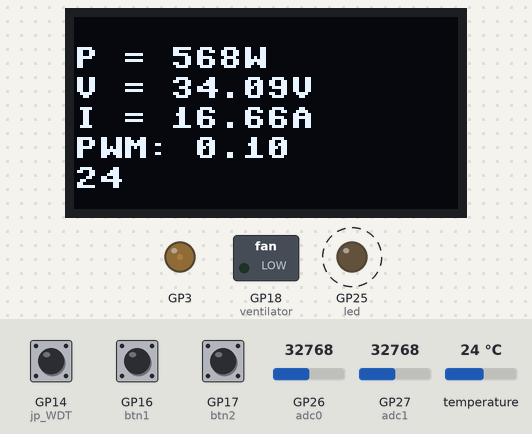
The program below on a simulated Raspberry Pi Pico running MicroPython. Parts: 128×64 one-colour display, switched loads named in the program (green lamp = pin HIGH), output pins drawn as LEDs (lit = HIGH). Dashed ring = blinking. Inputs (shaded band) come from the test bench; at power-on: GP16 (btn1) HIGH, GP27 (adc1) = 32768, temperature 24 °C, GP26 (adc0) = 32768, GP17 (btn2) HIGH, GP14 (jp_WDT) HIGH (analog values on the 0–65535 scale). The clock reads 2024-03-15 10:24:30 at power-on unless the program sets it; library files of the repository ran but are not shown: sh1106.py; what the program prints to the serial console is not drawn. At 14.8 s the program stops and its outputs stay as they are.

Above: at 3.0 s.
3.1 s: GP16 (btn1) pulled LOW for 1 s
At 4.5 s:
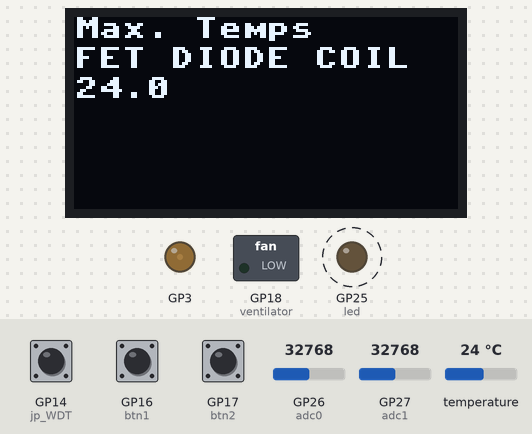
6.5 s: GP27 (adc1) set to 6320
At 8.5 s:
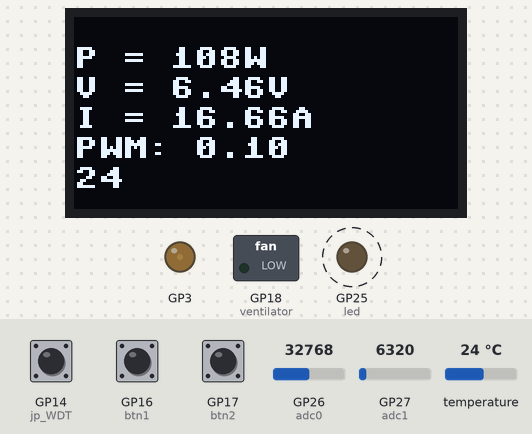
8.6 s: GP27 (adc1) set to 5312
At 10.5 s:
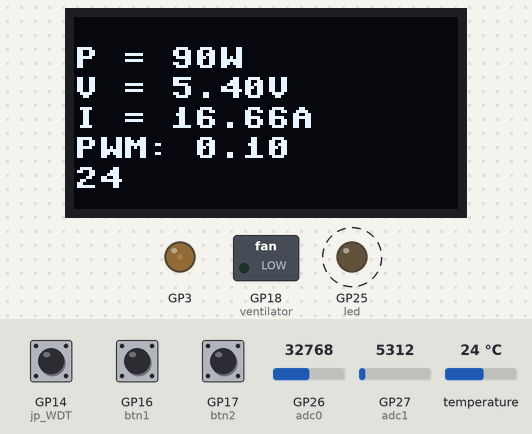
10.7 s: temperature set to 12 °C
At 12.6 s:
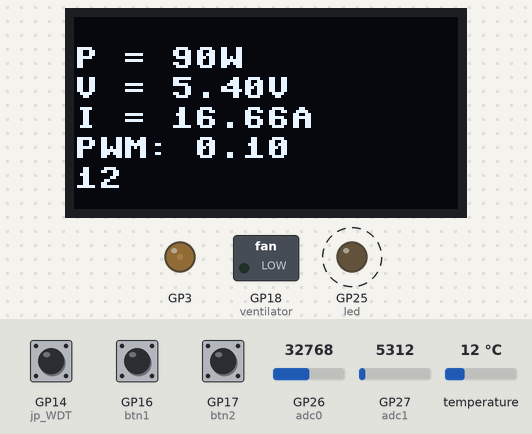
12.7 s: GP26 (adc0) set to 0
At 14.6 s:
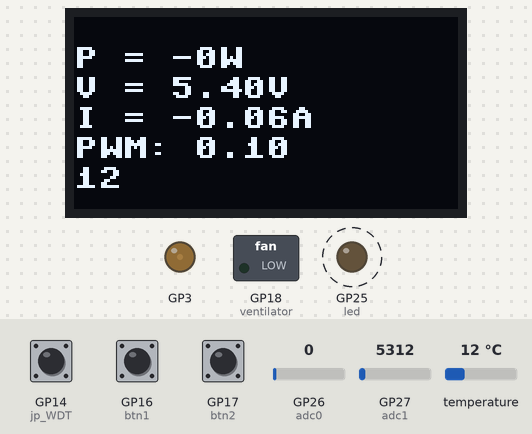
14.8 s: GP17 (btn2) pulled LOW for 0.15 s
At 15.3 s:
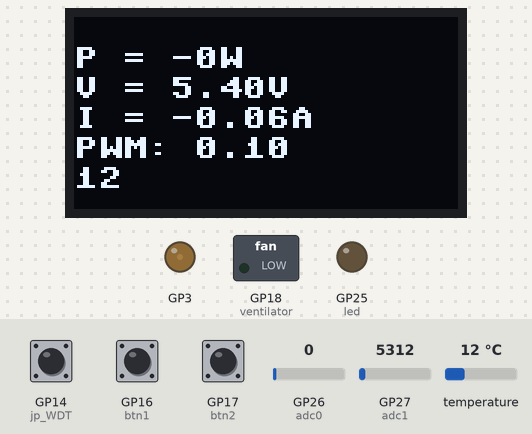
Timing chart, 0 to 16.3 s (numbered marks = the images above; inputs shaded):
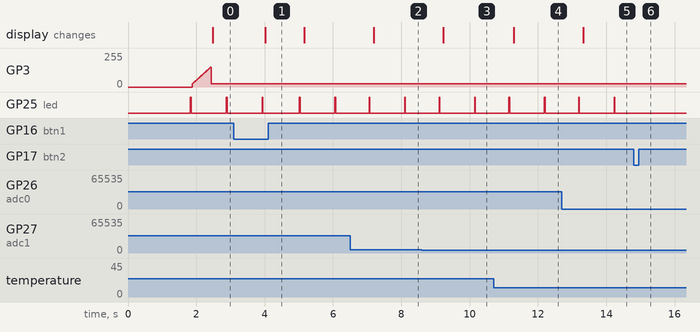

The program:

solartrack_27.py
```python
'''

'''

import onewire, ds18x20
from machine import Pin, ADC, I2C, UART, reset, soft_reset
import sys
import time
import os

from OLED_03 import OLED

from measure_vip import Measure_VIP        # Measure V2, I2, P2 with INA169
from pwmc import PWMc                      # PWM generator
import blink
#from temperature_sensors import TemperatureSensors
from ds18x20_jc03 import TemperatureSensors
from MPPT_01 import *
#-------------------------------------------------------------------------------
# Parameters loaded from config.py

from config import *
print("## Loading parameters from config.py")


# ----------------------------------------------------------------------------------

# Hardware parameters:
# Temperature sensors
ds_pin = Pin(15)

# Buttons
btn1 = Pin(16, Pin.IN, Pin.PULL_UP)
btn2 = Pin(17, Pin.IN, Pin.PULL_UP)

led = Pin(25, Pin.OUT)

# ADC
a0 = Pin(26, Pin.IN)       # this is needed to turn input to high impedance
a1 = Pin(27, Pin.IN)       # this is needed to turn input to high impedance
a2 = Pin(28, Pin.IN)
adc0 = ADC(0)             # Pin 31           Current I2
adc1 = ADC(1)             # Pin 32           Voltage V2
adc2 = ADC(2)             # Pin 34           Manual PWM pot
i2c_channel = 0
sclpin = 9
sdapin = 8
i2c = I2C(i2c_channel, scl=Pin(sclpin), sda=Pin(sdapin))

# PWM
PWMpin = 3
pwmgen = PWMc(PWMpin, freq= PWMfreq)

# Watchdog only when WDT jumper is set
jp_WDT = Pin(14, Pin.IN, Pin.PULL_UP)
if jp_WDT.value()==0:
    from machine import WDT
    wdt = WDT(timeout=6000)  # enable it with a timeout of 6s, max. = ca. 8s


# OLED
if use_oled:
    try:
        oled = OLED(128, 64, i2c, rotate = 180)
        oled.clear()
    except:
        print("# NO OLED ?")
        oled = None
else:
    oled = None

# ventilator
vent_pin = 18
ventilator = Pin(vent_pin, Pin.OUT)

# serial data over Tx on Pin1:
uart0 = UART(0, baudrate=baud, tx=Pin(0), rx=Pin(1), bits=8, parity=None, stop=1)
uart0.write("# SOLAR TRACK\n")

# With Micropython 1.23: Communication over serial
os.dupterm(uart0, 0)

# Serial datat to HA on UART1:
uart1 = UART(1, baudrate=9600, tx=Pin(4), rx=Pin(5), bits=8, parity=None, stop=1)
uart1.write("# SOLAR TRACK\n")

# ----------------------------------------------------------------------------------
# Define class instances for temperature sensors + MPPT

# temperature sensors:
sensors = TemperatureSensors(ds_pin)
sensors.print_info()

# voltage + current sensors:
mppt = MPPT(adc0, adc1, pwmgen, oled, powerlimit = powerlimit)
mppt.nbmean = 10
mppt.pwm_min = pwm_min
mppt.pwm_max = pwm_max
mppt.pwm_step = pwm_step

mppt.set_pwm(0)

#----------------------------------------------------------------------------------------

## Use a dedicated print function, though MeasureVIP has one
def print_my_values( additional = ""):
    global n_rows
    if n_rows % print_header_every == 0:
        print("# i",  "V2/V",  "I2/A",  "P2/W",   "PWM",  "E/Wh", "TMOS", "TD", "TL", "TC2", "TMmax",
              "TDmax", "TLmax", "TC2max", "P2max/W", "Limited", sep = '\t')


    print(i,  "%2.2f" % V,  "%2.2f" % I,  "%3.0f" % P,  " %1.3f" % mppt.pwmval,
          " %i" % EnergyWh, stemperatures +  sensors.get_maxtemps_as_string() +  "%i " % maxpower,
          mppt.powerlimit_reached, sep = '\t')
    n_rows +=  1


def print_my_values_uart1( additional = ""):
    # i	  V   I   P   PWM   EWh   TMOS   TD   TL   TC2   Pmax   Powerlim
    s = str(i) +'\t' +  "%2.2f" % V +'\t'+  "%2.2f" % I + '\t' + "%3.0f" % P + '\t'
    s += " %1.3f" % mppt.pwmval + '\t'+ " %i" % EnergyWh + '\t' + stemperatures + '\t'
    s +=    "%i " % maxpower + '\t' + str( mppt.powerlimit_reached)
    s +=   '\r\n'
    uart1.write(s)


## Use dedicated oled function though MPPT has one
def print_my_oled(mppt, page = 0, additional = ""):
        # Display values if oled is defined
        if mppt.oled:
            if page == 0:
                V, I, P = mppt.values
                mppt.oled.clear()

                s = '\tP = %2.0fW' % P
                s += '\tV = %2.2fV' % V

                s +=  '\tI = %2.2fA' % I
                s += "\tPWM: %1.2f" % mppt.pwmval


                stemp = sensors.get_as_string(tformat = '%2.0f')

                stemp = stemp.replace('\t', '  ')
                s += '\t' + stemp
                mppt.oled.print_s(s)

            if page == 1:
                stemp = sensors.get_maxtemps_as_string()
                stemp = "Max. Temps\tFET DIODE COIL\t" + stemp
                mppt.oled.print_s(stemp)
#------------------------------------------------------------------------------


def calc_powerlimit(V):
    if V <= U1:
        pl = powerlimit
    else:
        pl = 1 -(V - U1)/(U2-U1)
        pl = pl * powerlimit
    return pl
#--------------------------------------------------------
def check_buttons():

    if btn1.value():
        page = 0
    else:
        page = 1
    if btn2.value() == 0:
        #page = 2
        sys.exit()

    return page


def check_temperature():
    # get temperatures and switch ventilator
    global stemperatures
    sensors.convert()
    stemperatures = sensors.get_as_string()
    ga, a = sensors.checktemp(vent_on_temp)
    if ga:
       ventilator.on()
    else:
        ventilator.off()
#------------------------------------------------------------------

# Remote control functions:
def track():
    mppt.mpp_track(printflag = True)

# Check incoming commands
# Ctrl-C, Ctrl-D, * = CMD, ? = HELP
def check_uart():
    #  STOP or RESET via RxD0:
    if uart0.any():
        inp = uart0.read()
        # stop running program or reset:
        if b'\04' in inp:
            uart0.write("## RESET\n")
            time.sleep(0.1)
            soft_reset()
        elif b'\03' in inp:
            uart0.write("## STOP PROGRAM\n")
            #break
            sys.exit()
        elif b'*' in inp:
            s = input('CMD: ')
            print('#', s)
            try:
                exec(s)
            except:
                print("# CMD ERROR")
        elif b'?' in inp:
            print_help()

# Display helpfile over UART + USB
def print_help():
    try:
        with open(helpfile, "r") as f:
            h = f.read()
            print(h)
    except:
        print ("ERROR reading ", helpfile)
    s = input("Any key to continue")

#------------------------------------------------------------------------------

i = 0
n_rows = 0
maxpower = 0              # max power over whole operation
interval = 0
time_before = time.time()
EnergyWs = 0
page = 0
#--------------------------------------------------------------------------


def main_loop():
    global i, interval,  page, n_rows
    global V, I, P, mppt,  EnergyWs, EnergyWh, maxpower, stemperatures

    last_t = time.ticks_ms()

    while True:

        # only when WDT is active:
        try:
            wdt.feed()
        except:
            pass

        # Every second do this:
        current_t = time.ticks_ms()
        if time.ticks_diff(current_t, last_t) >= 1000:
        ## if interval >= dt:

            blink.blink(1, dt = 0.02)

            check_temperature()

            # Get voltage, current, power, energy
            V, I, P = mppt.get_VIP()
            EnergyWs += P * 1                        # 1s!
            EnergyWh = EnergyWs / 3600

            # MPP track every track_time:
            if ( i % track_interval) == 0:
                print("## Tracking")
                mppt.mpp_track(printflag = False)


            # Remember max power over whole operation
            if P > maxpower:
                maxpower = P

            # Eventually reduce power if battery nearly full:
            P_lim = calc_powerlimit(V)
            mppt.powerlimit = P_lim


            # track again if power exceeds powerlimit -> limit power:
            if P > mppt.powerlimit:
                mppt.mpp_track(printflag = False)


            if ( i % print_interval):
                # Print + display values
                print_my_values( )
                print_my_values_uart1()

            ### print_Tx0_table(i, V, I, P, mppt.pwmval, additional = str(EnergyWh) +  '\t' + stemperatures)
            #print_my_oled(mppt, page = page, additional = 'Pmax = %2.0fW' % maxpower)

            print_my_oled(mppt, page = page, additional = "")

            # Nb of measurement + time
            i+= 1
            ## time1= time.time()
            last_t = current_t

        page = check_buttons()

        check_uart()

        # prevent the loop from turning too fast:    (tip from ChatGPT)
        time.sleep_ms(100)

main_loop()
```

OLED_03.py
```python
from sh1106 import SH1106_I2C, SH1106

class OLED(SH1106_I2C):

    def __init__(self, width, height, i2c, res=None, addr=0x3c,
                 rotate=0, external_vcc=False):
        self.currentline = 0
        self.maxline = 5

        self.i2c = i2c
        self.addr = addr
        self.res = res

        # init base class:
        SH1106_I2C.__init__(self, width, height, i2c, res = res, addr=addr,
                 rotate=rotate, external_vcc=external_vcc)


    def clear(self):
        self.fill(0)
        self.currentline = 0


    def text(self, text, x, y):
        self.text(text, x, y)

    def write_line(self, text, line):
        '''write text to OLED into line 0...5'''
        self.text(text, 0, line * 10)
        self.show()


    def print(self, text, autoclear = True):
        '''print string s to OLED and automatically go to next row
           with clear before line 0'''
        if self.currentline == 0:
            if autoclear == True:
                self.fill(0)

        self.write_line(text,  self.currentline )
        self.currentline += 1
        if self.currentline > self.maxline:
            self.currentline = 0


    def print_s(self, s, separator = '\t'):
        '''print string s to OLED
        s -> multiple rows, separated by '\t'   '''

        sarray = s.split(separator)
        self.fill(0)
        self.currentline = 0
        for item in sarray:
            #self.print(item)
            self.text(item, 0, self.currentline * 10)
            self.currentline += 1
            if self.currentline > self.maxline:
                self.currentline = 0
        self.show()


if __name__ == "__main__":
    from machine import Pin, I2C
    import time


    i2c = I2C(0, scl=Pin(9), sda=Pin(8))
    #oled = SH1106_I2C(128, 64, i2c)
    oled = OLED(128, 64, i2c, rotate = 180)

    def test1():
        oled.clear()
        oled.print("TEST OLED PRINT")
        for i in range(0,8):
            #oled.print_line("TEST " + str(i))
            oled.print("TEST " + str(i))
            time.sleep(0.2)
            oled.show()

    def test2():
        oled.clear()

        oled.text("TEST OLED", 0, 0)      # text, x, y, colour (1 = white)
        #oled.text("TEST OLED",5,5)
        oled.text("by JCF",5,15)
        oled.text("Another row", 5, 25)
        oled.text("Yet another row", 5, 35)
        oled.text("And one more", 5, 45)
        oled.show()


    def test3():
        oled.clear()
        oled.text("TEST ", 30, 0)
        oled.hline(10,10, 20, 1)
        oled.vline(10, 20, 30, 1)
        oled.line(10, 10, 50, 50, 1)
        oled.rect(20, 20, 60, 40, 1)
        oled.fill_rect(80, 20, 20, 20, 1)
        oled.show()


    def test4():
        oled.clear()
        for i in range(0,6):
            #oled.print_line("TEST LINE" + str(i))
            oled.print("TEST LINE" + str(i))
        oled.show()

    def test5():
        s = "Hello \t world \t ! \t 3.14     \t The answer is \t 42"
        oled.print_s(s)
        '''
        time.sleep(1)
        s = "123456789 \t ! \t 3.14     \t The answer is \t 42\t Hitchhiker"
        oled.print_s(s)
        '''

    def test_all():
        test1()
        time.sleep(1)
        test2()
        time.sleep(1)
        test3()
        time.sleep(1)
        test4()
        time.sleep(1)
        test5()
        time.sleep(1)


    test_all()
    #test5()
    
```

measure_vip.py
```python
from machine import Pin, ADC, I2C
import time
from OLED_03 import OLED
from pwmc import PWMc

class Measure_VIP():
    '''Read V, I from adc0, adc1 and calculate P
       values can also b printed and displayed on OLED
       adc0 -> I
       adc1 -> V'''

    def __init__(self, adc0, adc1, oled = None):
        self.oled = oled
        self.adc0 = adc0
        self.adc1 = adc1
        self.offset0 = -0.006
        self.k0 = 0.98522
        self.offset1 = -0.007
        self.k1 = 0.98791
        self.ifactor = 10.2866779
        self.vfactor = 21
        self.nbmean = 3

    def readADC0(self, nb):
        v = 0
        for i in range(0,nb):
            v += self.adc0.read_u16()
        v = v/nb * 3.3 / (65535)
        v += self.offset0
        v *= self.k0
        return v

    def readADC1(self, nb):
        v = 0
        for i in range(0,nb):
            v += self.adc1.read_u16()
        v = v/nb * 3.3 / (65535)
        v += self.offset1
        v *= self.k1
        return v

    def get_I(self):
        v = self.readADC0(self.nbmean)
        i = v * self.ifactor
        return i

    def get_V(self):
        v = self.readADC1(self.nbmean)
        v = v * self.vfactor
        return v

    def get_VIP(self):
        i = self.get_I()
        v = self.get_V()
        p = v * i
        self.i = i
        self.v = v
        self.p = p
        self.values = v, i, p
        return v, i, p

    def print_VIP(self):
        print("%2.3f" % self.v, '\t', "%2.3f" % self.i, '\t', "%3.1f" % self.p)

    def print_oled(self):
        # Display values if oled is defined
        if self.oled:
            v, i, p = self.values
            self.oled.clear()

            s = '\tV = %2.2fV' % v
            s +=  '\tI = %2.2fA' % i
            s += '\tP = %2.0fW' % p

            self.oled.print_s(s)
#-------------------------------------------------------------------------------

def measure_loop():

    # ADC
    a0 = Pin(26, Pin.IN)				  # this is needed to turn input to high impedance
    a1 = Pin(27, Pin.IN)				  # this is needed to turn input to high impedance
    adc0 = ADC(0)		# Pin 31
    adc1 = ADC(1)		# Pin 32
    i2c_channel = 0
    sclpin = 9
    sdapin = 8
    i2c = I2C(i2c_channel, scl=Pin(sclpin), sda=Pin(sdapin))
    oled = OLED(128, 64, i2c, rotate = 180)
    oled.clear()

    #meas = Measure_VIP(adc0, adc1)           # without oled
    meas = Measure_VIP(adc0, adc1, oled)      # with oled
    meas.nbmean = 10

    while True:
        v, i, p = meas.get_VIP()
        meas.print_VIP()
        meas.print_oled()
        time.sleep(1)

if __name__ == "__main__":
    measure_loop()
    
```

pwmc.py
```python
''' Class PWMc allows setting of PWM 0 to 1   (0 to 100%)
    and changing frequency while keeping PWM value'''

from machine import PWM, Pin

class PWMc:
    def __init__(self, pin, freq = 5000):
        # set PWM pin + frequency
        self.pwm = PWM(Pin(pin))
        self.pwm.freq(int(freq))
        self.pwm.duty_u16(0)


    def set_pwm(self, value):
        # set PWM value 0.0 to  1.0, returns integer value 0...65535 corresponding to PWM
        self.value = value                 # remember last value
        pwmval = int(65535 * value)
        if pwmval > 65535: pwmval = 65535
        if pwmval < 0: pwmval = 0
        self.pwm.duty_u16(pwmval)
        return pwmval


    def set_freq(self, freq):
        # set new PWM frequency without changing the PWM value, returns frequency
        self.pwm.freq(int(freq))
        self.set_pwm(self.value)
        return self.pwm.freq()

    def stop(self):
        # deinit PWM
        self.set_pwm(0)
        self.pwm.deinit()


if __name__ == '__main__':
    print("Start PWM on GPIO 3, 200kHz, 60%")
    pw = PWMc(3, freq= 200E3)
    pw.set_pwm(0.6)

    import time
    time.sleep(2)

    print("Setting frequency to 1MHz")
    f = pw.set_freq(1000E3)
    print(f, "Hz")

    time.sleep(2)

    print("Setting PWM to 20%")
    d = pw.set_pwm(0.2)
    print(d ,"/ 65535")

    time.sleep(2)

    print("PWM stopped")
    pw.stop()
```

blink.py
```python
from machine import Pin
import time

led = Pin(25, Pin.OUT)

def blink(n, dt = 0.15):
    led.value(0)
    for i in range(0, 2*n ):
        led.toggle()
        time.sleep(dt)
    led.value(0)

if __name__ == "__main__":
    blink(3)
```

config.py
```python
# User defined parameters (editable)
identity = "A"

use_oled = True
print_interval = 2
print_header_every = 10
track_interval = 30                       # track every xx seconds
dt = 3                                # display every dt

# PWM:
pwm_min = 0.1
pwm_max = 0.6
pwm_step = 0.01
PWMfreq = 18E3

# Limit power
powerlimit = 1000        # Don't exceed this power, exit track loop when exceeded
U1 = 48                  # Over U1, reduce power limit
U2 = 52                  # At U2 powerlimited to 0


vent_on_temp = 40       # switch on ventilator at this temperature

baud = 115200           # for UART0

helpfile = "solartrack.hlp"
```

Source omitted: ds18x20_jc03.py (3253 bytes), MPPT_01.py (3565 bytes)

Measured:
- after the input at 3.1 s, the display: changes after 0.91 s (image 1)
- after the input at 6.5 s, the display: changes after 0.69 s (image 2)
- after the input at 8.6 s, the display: changes after 0.63 s (image 3)
- after the input at 10.7 s, the display: changes after 0.59 s (image 4)
- after the input at 12.7 s, the display: changes after 0.62 s (image 5)
- after the input at 14.8 s, GP25 (led): stops changing and stays LOW
- by itself, GP3: rises from 0/255 to 150/255 in 0.53 s, then falls to 25/255 in 0.01 s
- by itself, GP25 (led): alternates HIGH for 0.02 s and LOW for 1.0 s
